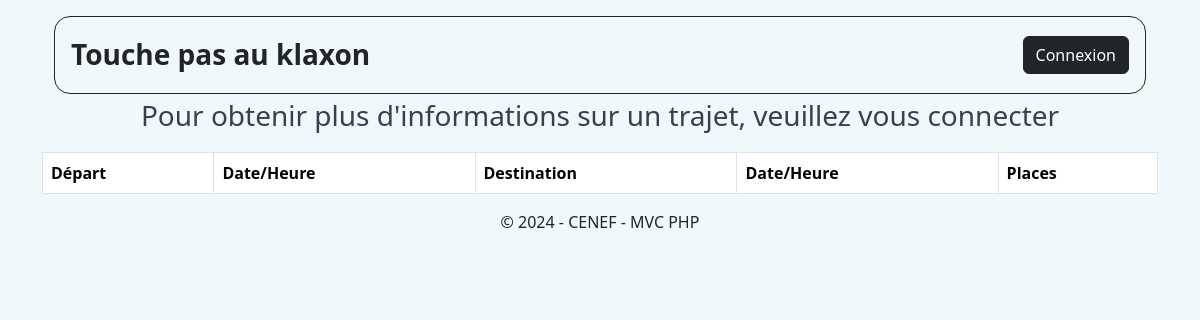
Before: / with the older database file.
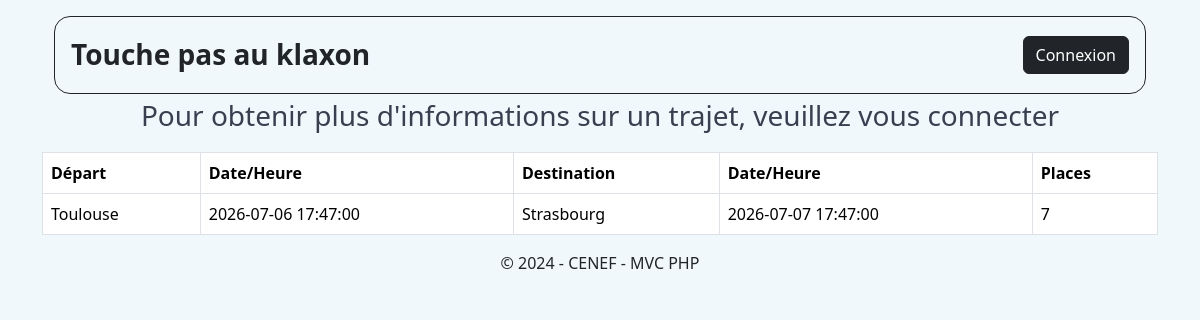
After: the same page with the newer database file.
### tables this page shows
CREATE TABLE trajet (
    id_trajet INT AUTO_INCREMENT PRIMARY KEY,
    id_users INT NOT NULL,
    id_agences_depart INT NOT NULL,
    id_agences_arrivee INT NOT NULL,
    date_heure_depart DATETIME NOT NULL,
    date_heure_arrivee DATETIME NOT NULL,
    nb_places_totale INT NOT NULL,
    nb_places_restante INT NOT NULL,

    CONSTRAINT fk_trajet_users
        FOREIGN KEY (id_users)
        REFERENCES users(id_users),

    CONSTRAINT fk_trajet_agences_depart
        FOREIGN KEY (id_agences_depart)
        REFERENCES agences(id_agences),

    CONSTRAINT fk_trajet_agences_arrivee
        FOREIGN KEY (id_agences_arrivee)
        REFERENCES agences(id_agences)
);

CREATE TABLE agences (
    id_agences INT AUTO_INCREMENT PRIMARY KEY,
    nom VARCHAR(100) NOT NULL
);

### public/controllers/HomeController.php (called while the page is built)
<?php
require_once __DIR__ . '/../../config/database.php';
require_once __DIR__ . '/../models/HomeGet.php';
class HomeController {
    public function index(PDO $pdo) {
        global $pdo;
        $trajets = HomeGet::getTrajets($pdo);
        require_once __DIR__ . '/../views/home.php';
    }
}

### public/Models/HomeGet.php (called while the page is built)
<?php
class HomeGet {
    public static function getTrajets(PDO $pdo) {
       $sql = "SELECT
        trajet.*,
        depart.nom AS nom_agence_depart,
        arrivee.nom AS nom_agence_arrivee
        FROM trajet
        INNER JOIN agences AS depart
            ON trajet.id_agences_depart = depart.id_agences
        INNER JOIN agences AS arrivee
            ON trajet.id_agences_arrivee = arrivee.id_agences
        WHERE nb_places_restante > 0
        AND trajet.date_heure_depart >= NOW()
        ORDER BY trajet.date_heure_depart ASC";
        $resultat = $pdo->query($sql);
        return $resultat->fetchAll(PDO::FETCH_ASSOC);
    }
}

### public/views/component/table.php (the view, shortened to what this page needs)
<section>
<div>
<?php if (!isset($_SESSION['id_users'])) : ?>
    <table class="table table-bordered">
        <thead>
            <tr>
                <th>Départ</th>
                <th>Date/Heure</th>
                <th>Destination</th>
                <th>Date/Heure</th>
                <th>Places</th>
            </tr>
        </thead>
        <tbody>
        <?php
        $trajets = $trajets ?? [];
        ?>
        <?php foreach ($trajets as $trajet): ?>
            <tr>
                <td><?= $trajet['nom_agence_depart'] ?></td>
                <td><?= $trajet['date_heure_depart'] ?></td>
                <td><?= $trajet['nom_agence_arrivee'] ?></td>
                <td><?= $trajet['date_heure_arrivee'] ?></td>
                <td><?= $trajet['nb_places_restante'] ?></td>
            </tr>
        <?php endforeach; ?>
        </tbody>
    </table>
<?php endif; ?>
</div>
</section>

### public/index.php (shortened to what this page needs)
<?php
$prefixUrl = '/touche_pas_au_klaxon/';
$url = parse_url($_SERVER['REQUEST_URI'], PHP_URL_PATH);
require_once __DIR__ . '/../config/database.php';
if ($url == $prefixUrl.'') {
    require_once './controllers/HomeController.php';
    $controller = new HomeController();
    $controller->index($pdo);
} else if ($url == $prefixUrl.'users') {
    require_once './controllers/UsersController.php';
    $controller = new UsersController();
    $controller->index();
} else if ($url == $prefixUrl.'dashboard_admin') {
    require_once './controllers/AdminController.php';
    $controller = new AdminController();
    $controller->index($pdo);
} else if ($url == $prefixUrl.'add_agence') {
    require_once './controllers/AgenceController.php';
    $controller = new AgenceController();
    $controller->add();
} else if ($url == $prefixUrl.'edit_agence') {
    require_once './controllers/AgenceController.php';
    $controller = new AgenceController();
    $controller->edit();
} else if ($url == $prefixUrl.'update_agence') {
    require_once './controllers/AgenceController.php';
    $controller = new AgenceController();
    $controller->update();
} else if ($url == $prefixUrl.'delete_agence') {
    require_once './controllers/AgenceController.php';
    $controller = new AgenceController();
    $controller->delete();
} else if ($url == $prefixUrl.'login') {
    require_once './controllers/LoginController.php';
    $controller = new LoginController();
    $controller->index();
} else if ($url == $prefixUrl. 'logout') {
    require_once './controllers/LoginController.php';
    $controller = new LoginController();
    $controller->logout();
} else if ($url == $prefixUrl. 'create_trajet') {
    require_once './controllers/TrajetController.php';
    $controller = new TrajetController();
    $controller->create();
} else if ($url == $prefixUrl. 'ajout_trajet'){
    require_once './controllers/TrajetController.php';
    $controller = new TrajetController();
    $controller->ajout();
} else if ($url == $prefixUrl. 'edit_trajet'){
    require_once './controllers/TrajetController.php';
    $controller = new TrajetController();
    $controller->edit();
} else if ($url == $prefixUrl . 'update_trajet') {
    require_once './controllers/TrajetController.php';
    $controller = new TrajetController();
    $controller->update();
} else if ($url == $prefixUrl . 'delete_trajet') {
    require_once './controllers/TrajetController.php';
    $controller = new TrajetController();
    $controller->delete();
} else {
    require('./views/404.php');
}

### public/views/home.php (shortened to what this page needs)
 <!DOCTYPE html>
<html lang="fr">
<head>
    <link href="https://cdn.jsdelivr.net/npm/bootstrap@5.3.8/dist/css/bootstrap.min.css" rel="stylesheet">
    <link rel="stylesheet"  href="/touche_pas_au_klaxon/public/style/style.css">
</head>
<body>
        <main class="container mt-3">
            <?php require_once __DIR__ . '/component/header.php'; ?>
            <p class="fs-3 text-center">Pour obtenir plus d'informations sur un trajet, veuillez  vous  connecter</p>
            <?php require_once __DIR__ . '/component/table.php'; ?>
            <?php require_once __DIR__ . '/component/footer.php'; ?>
        </main>
</body>
</html>

### public/views/component/header.php
<header class="container mt-3">
    <nav class="navbar  border border-dark rounded-4 px-3 py-3">
        <h1 class="navbar-brand mb-0 fs-3 fw-bold text-dark">
            Touche pas au klaxon
        </h1>
        <div class="ms-auto d-flex align-items-center gap-3">
            <?php if (isset($_SESSION['id_users'])) : ?>
                <?php if ($_SESSION['role'] === 'admin') : ?>
                    <button type="button" class="btn btn-outline-info" data-bs-toggle="modal" data-bs-target="#detailsUsers">
                        Utilisateurs
                    </button>
                    <button type="button" class="btn btn-outline-success" data-bs-toggle="modal" data-bs-target="#detailsAgences">
                        Agences
                    </button>
                <?php endif; ?>
                <a href="/touche_pas_au_klaxon/create_trajet" class="btn btn-outline-dark">
                    Créer un trajet
                </a>
                <p class="mb-0 text-dark">
                    Bonjour <?= $_SESSION['prenom'] ?> <?= $_SESSION['nom'] ?>
                </p>
                <a href="/touche_pas_au_klaxon/logout" class="btn btn-danger">
                    Déconnexion
                </a>
            <?php else : ?>
                <a href="/touche_pas_au_klaxon/login" class="btn btn-dark">
                    Connexion
                </a>
            <?php endif; ?>
        </div>
    </nav>
</header>

### public/views/component/footer.php
<footer class="text-dark">
    <p class="text-center">© 2024 - CENEF - MVC PHP</p>
</footer>

### public/style/style.css (style rules this page uses)
:root { --clair: #f1f8fc; --bleu: #0074c7; --bleu-fonce: #00497c; --gris: #384050; --rouge: #cd2c2e; --vert: #82b864; }
body { background-color: var(--clair); color: var(--gris); }

Changed rows visible on the page:
added trajet: id_agences_depart.nom "Toulouse", date_heure_depart "2026-07-06 17:47:00", id_agences_arrivee.nom "Strasbourg", date_heure_arrivee "2026-07-07 17:47:00", nb_places_restante "7"
